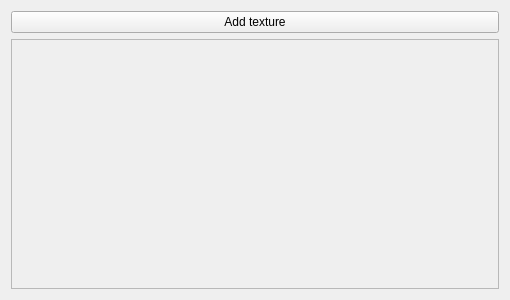
<?xml version="1.0" encoding="UTF-8"?>
<ui version="4.0">
 <class>MelonGames::Particles::TextureSelectorUI</class>
 <widget class="QWidget" name="MelonGames::Particles::TextureSelectorUI">
  <property name="geometry">
   <rect>
    <x>0</x>
    <y>0</y>
    <width>510</width>
    <height>300</height>
   </rect>
  </property>
  <property name="minimumSize">
   <size>
    <width>510</width>
    <height>0</height>
   </size>
  </property>
  <property name="windowTitle">
   <string>Form</string>
  </property>
  <layout class="QVBoxLayout" name="verticalLayout">
   <item>
    <widget class="QPushButton" name="pushButton">
     <property name="text">
      <string>Add texture</string>
     </property>
    </widget>
   </item>
   <item>
    <widget class="QScrollArea" name="scrollArea">
     <property name="widgetResizable">
      <bool>true</bool>
     </property>
     <widget class="QWidget" name="scrollAreaWidgetContents">
      <property name="geometry">
       <rect>
        <x>0</x>
        <y>0</y>
        <width>484</width>
        <height>240</height>
       </rect>
      </property>
      <layout class="QGridLayout" name="gridLayout"/>
     </widget>
    </widget>
   </item>
  </layout>
 </widget>
 <resources/>
 <connections/>
</ui>
